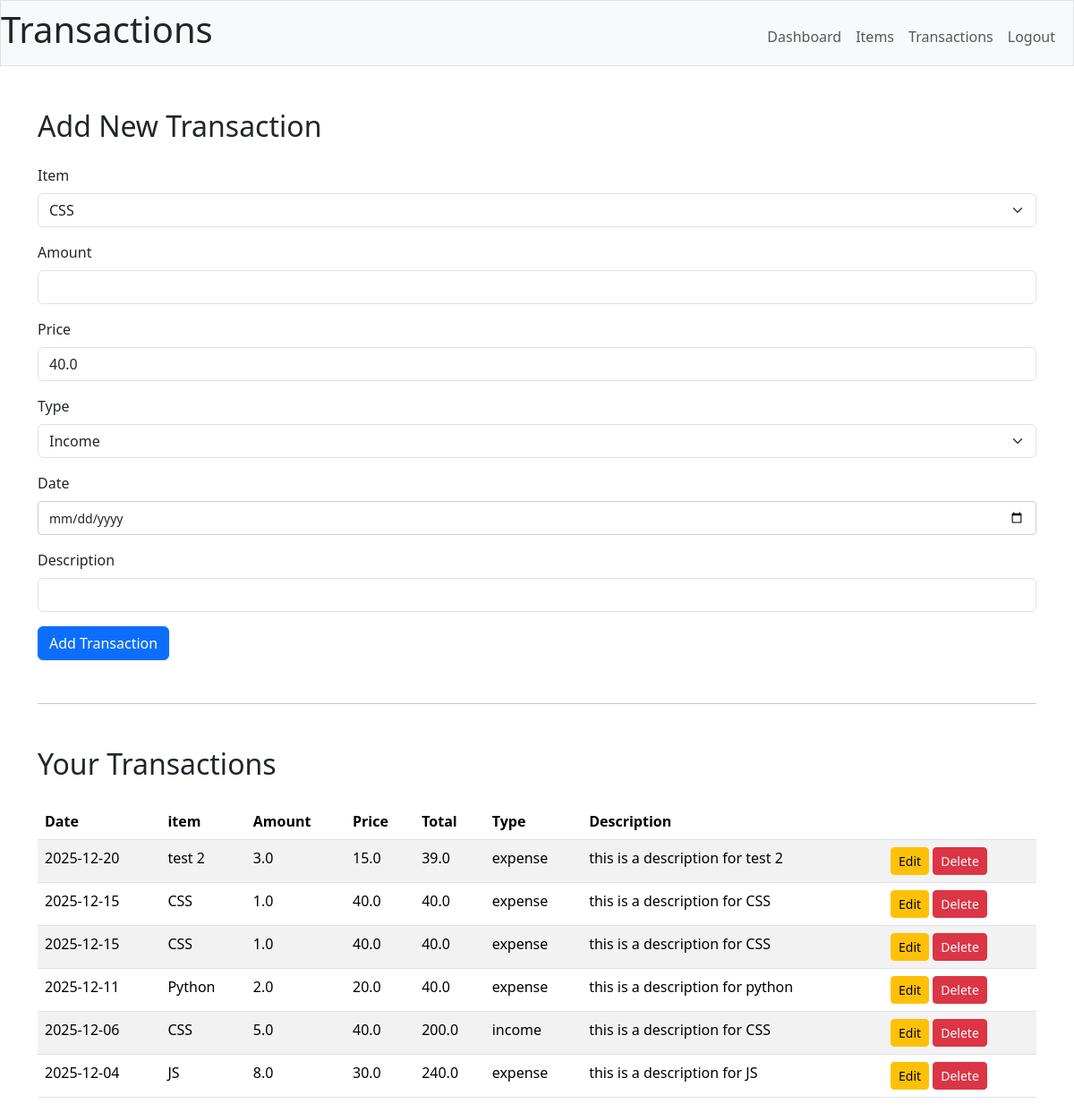
Page /transactions (signed in) on the earlier database version.
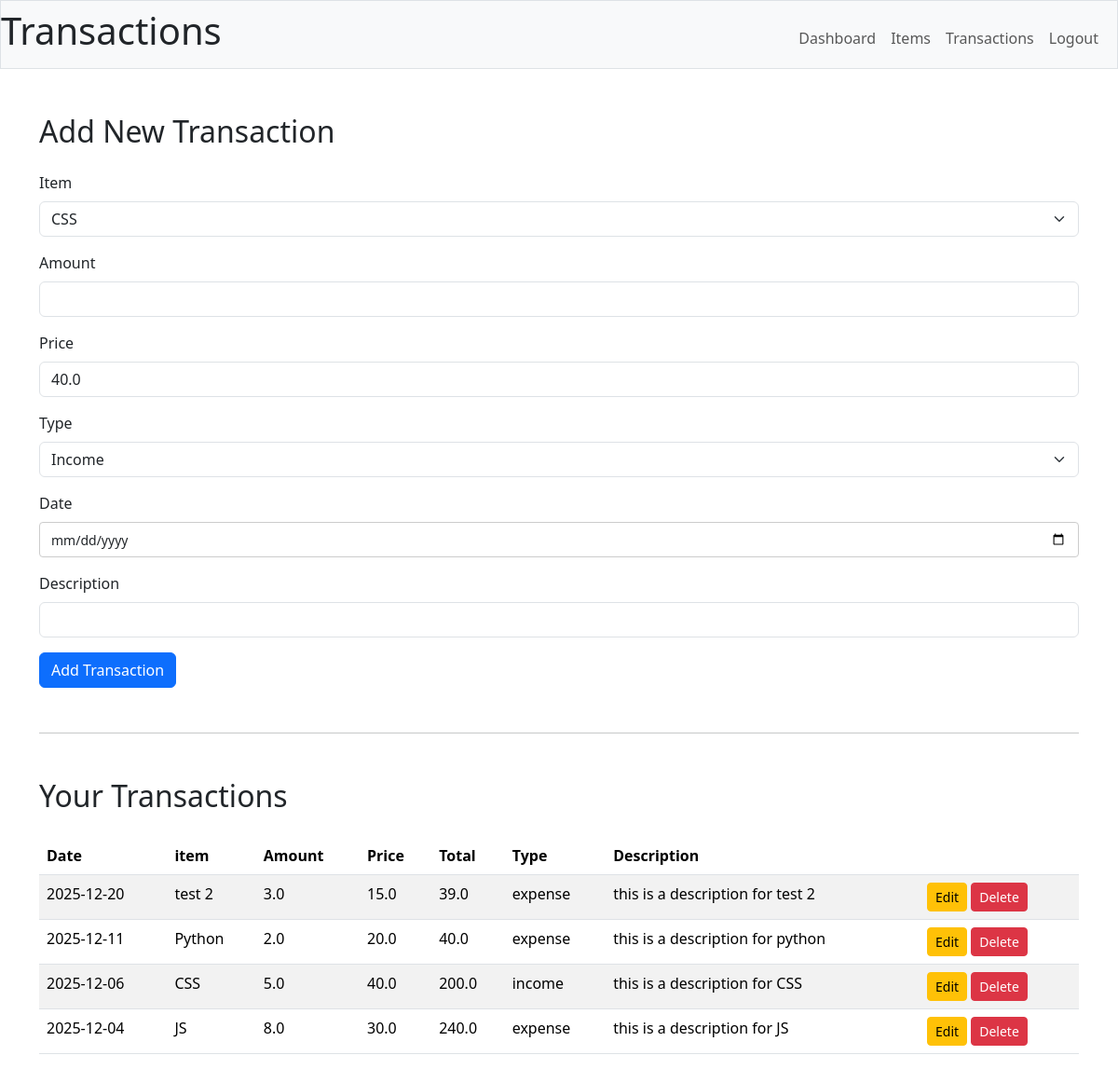
Same page on the later database version.
### main/models.py (models this page shows)
class Transactions(db.Model):
    __tablename__ = "transactions"
    id = db.Column(db.Integer, primary_key=True)
    user_id = db.Column(db.Integer, ForeignKey("users.id"))
    item_id = db.Column(db.Integer, ForeignKey("items.id"))
    amount = db.Column(db.Float)
    total = db.Column(db.Float)
    description = db.Column(db.Text)
    date = db.Column(db.Date)
    transaction_type = db.Column(db.Text)
    user = db.relationship("Users", back_populates="users")
    item = db.relationship("Items", back_populates="transactions")
    __table_args__ = (
        CheckConstraint(
            "transaction_type IN ('income', 'expense')", name="check_type_valid"
        ),
    )

class Items(db.Model):
    __tablename__ = "items"
    id = db.Column(db.Integer, primary_key=True)
    name = db.Column(db.Text, nullable=False)
    price = db.Column(db.Float)
    user_id = db.Column(db.Integer, ForeignKey("users.id"))
    transactions = db.relationship("Transactions", back_populates="item")

### main/routes.py (the view)
@main.route("/transactions", methods=["GET", "POST"])
@jwt_required()
def transaction_details():
    if request.method == "POST":
        return add_transaction()
    else:
        return get_transaction()

### main/transactions.py (called while the page is built)
def get_transaction():
    user_id = int(get_jwt_identity())
    items = (
        db.session.query(Items).filter_by(user_id=user_id).order_by(Items.name).all()
    )
    transactions = (
        Transactions.query.filter_by(user_id=user_id)
        .order_by(Transactions.date.desc())
        .all()
    )
    return render_template("transaction.html", items=items, transactions=transactions)

### main/templates/transaction.html (shortened to what this page needs)
{%extends "index.html"%} {%block title%} Transactions {%endblock%} {%block
header%} Transactions {%endblock%} {%block body%}
<div class="container mt-5">
  <h2 class="mb-4">Add New Transaction</h2>
  <form method="POST" action="/transactions">
    <div class="mb-3">
      <label for="item_id" class="form-label">Item</label>
      <select class="form-select" name="item_id" id="item_id" required>
        {% for item in items %}
        <option value="{{ item.id }}" data-price="{{ item.price}}">
          {{ item.name }}
        </option>
        {% endfor %}
      </select>
    </div>
    <div class="mb-3">
      <label for="amount" class="form-label">Amount</label>
      <input
        type="number"
        step="0.01"
        class="form-control"
        id="amount"
        name="amount"
        required
      />
    </div>
    <div class="mb-3">
      <label for="price" class="form-label">Price</label>
      <input
        type="number"
        step="0.01"
        class="form-control readonly-input"
        id="price"
        name="price"
        readonly
      />
    </div>
    <div class="mb-3">
      <label for="transaction_type" class="form-label">Type</label>
      <select
        class="form-select"
        name="transaction_type"
        id="transaction_type"
        required
      >
        <option value="income">Income</option>
      </select>
    </div>
    <div class="mb-3">
      <label for="date" class="form-label">Date</label>
      <input type="date" class="form-control" id="date" name="date" required />
    </div>
    <div class="mb-3">
      <label for="description" class="form-label">Description</label>
      <input
        type="text"
        class="form-control"
        id="description"
        name="description"
      />
    </div>
    <button type="submit" class="btn btn-primary">Add Transaction</button>
  </form>
  <hr class="my-5" />
  <h2 class="mb-4">Your Transactions</h2>
  <table class="table table-striped">
    <thead>
      <tr>
        <th>Date</th>
        <th>item</th>
        <th>Amount</th>
        <th>Price</th>
        <th>Total</th>
        <th>Type</th>
        <th>Description</th>
        <th></th>
      </tr>
    </thead>
    <tbody>
      {% for t in transactions %}
      <tr>
        <td>{{ t.date }}</td>
        <td>{{ t.item.name }}</td>
        <td>{{ t.amount }}</td>
        <td>{{ t.item.price }}</td>
        <td>{{ t.total }}</td>
        <td>{{ t.transaction_type }}</td>
        <td>{{ t.description }}</td>
        <td>
          <a
            href="{{ url_for('main.transaction_edit', id=t.id)}}"
            class="btn btn-sm btn-warning"
          >
            Edit
          </a>
          <form
            method="post"
            action="{{ url_for('main.transaction_edit', id=t.id) }}"
            style="display: inline"
          >
            <button
              type="submit"
              class="btn btn-sm btn-danger"
              onclick="return confirm('Are you sure? This transaction will be deleted!');"
            >
              Delete
            </button>
          </form>
        </td>
      </tr>
      {% endfor %}
    </tbody>
  </table>
</div>
{%endblock%}

### main/templates/index.html (shortened to what this page needs)
<!DOCTYPE html>
<html lang="en">
  <head>
    <link
      rel="stylesheet"
      href="{{ url_for('static', filename='css/dashboard.css') }}"
    />
    <link
      href="https://cdn.jsdelivr.net/npm/bootstrap@5.3.2/dist/css/bootstrap.min.css"
      rel="stylesheet"
    />
  </head>
  <body>
    <nav class="bg-light border navbar navbar-expand-md navbar-light">
      <h1 style="width: 100%; text-align: left">
        {%block header%} {%endblock%}
      </h1>
      <div class="container-fluid">
        <div class="collapse navbar-collapse" id="navbar">
          <ul class="navbar-nav ms-auto mt-2">
            <li class="nav-item">
              <a class="nav-link" href="/dashboard">Dashboard</a>
            </li>
            <li class="nav-item">
              <a class="nav-link" href="/items">Items</a>
            </li>
            <li class="nav-item">
              <a class="nav-link" href="/transactions">Transactions</a>
            </li>
            <li class="nav-item">
              <a class="nav-link" href="/logout">Logout</a>
            </li>
          </ul>
        </div>
      </div>
    </nav>
    {%block body%} {%endblock%}
  </body>
</html>

### main/static/css/dashboard.css (style rules this page uses)
h1 { margin: 24px auto; text-align: center; }
input[type="date"], select { height: 38px; padding: 6px 12px; font-size: 14px; border: 1px solid #ccc; border-radius: 4px; }

Differences in the rows shown:
removed Transactions: date "2025-12-15", item.name "CSS", amount "1.0", item.price "40.0", total "40.0", transaction_type "expense", description "this is a description for CSS"
removed Transactions: date "2025-12-15", item.name "CSS", amount "1.0", item.price "40.0", total "40.0", transaction_type "expense", description "this is a description for CSS"
